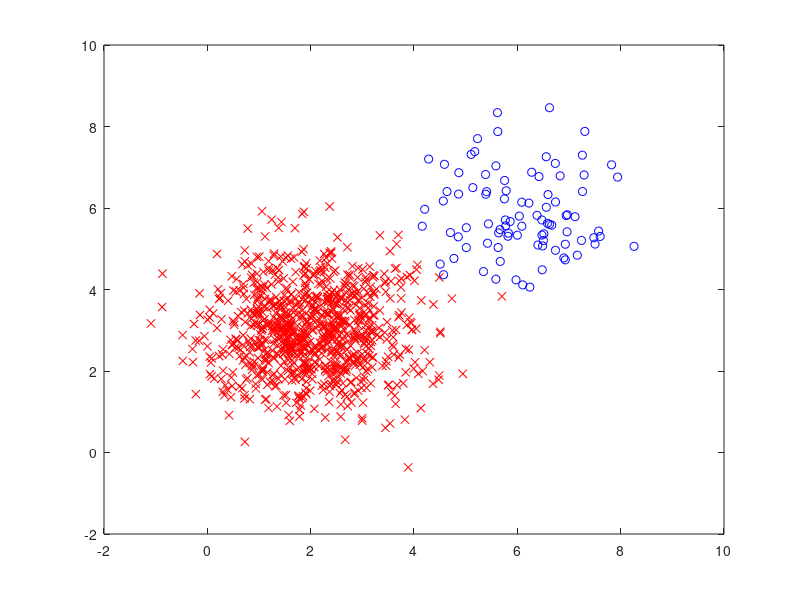

MATLAB code for this plot: (Note: this script raises an error after producing the figure.)
%% Script to manually generate clusters (2d) with normal distribution

% Gan Wei Sheng
% v20200625 - created
% v20200630 - change to multivariate normal distribution function

clear,clc
%% CLUSTER GENERATION
% x and y are set to be independent variables (Cov(x,y) = 0)

% Generation settings
cluster_num = 2;
plot_style = {'rx', 'bo'};

sz = [910, 90]; 

% cluster1
sigma = [1,0 ; 0,1]; % covariance matrix
mu = [2,3]; 
X1 = mvnrnd(mu, sigma, sz(1));

% cluster2
sigma = [1,0; 0, 1]; % covariance matrix
mu = [6,6]; 
X2 = mvnrnd(mu, sigma, sz(2));

% cluster3
% sigma = [1,0; 0, 1]; % covariance matrix
% mu = [10,1]; 
% X3 = mvnrnd(mu, sigma, sz(3));

X = [X1;X2]; %combine all samples into 1 matrix
%% TAGGING

C = ones(sum(sz),1); %cluster label
C(sz(1)+1:sz(1)+sz(2),:) = 2;
C(sz(1)+sz(2)+1:end,:) = 3;

%generate class_index
for i  = 1:cluster_num
    indx_class{i} = find(C==i);
end

%% Plot

for i = 1:cluster_num
    plot(X(C==i,1), X(C==i,2), plot_style{i});
    hold on
end

hold off

J = calculateJ(X', indx_class)
save('2classlabelled_case9.mat', 'X', 'C', 'sz', 'cluster_num', 'plot_style', 'indx_class');
